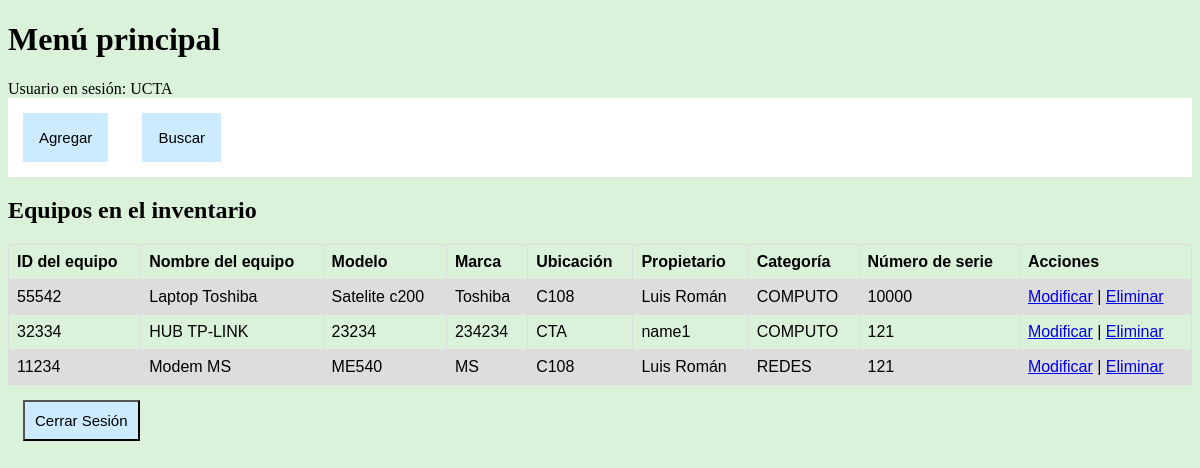
The page /PHP/Menu.php (signed in) on the database its author committed.
### tables this page shows
CREATE TABLE equipos(
			ID_Equipo INT PRIMARY KEY NOT NULL,
			Descripcion VARCHAR(45),
			Modelo VARCHAR(45),
			N_serie VARCHAR(45),
			Ubicacion VARCHAR(45),
			Marca VARCHAR(45),
			ID_Categoria INT NOT NULL,
			ID_Propietario INT NOT NULL,
			ID_Usuario INT NOT NULL,

			FOREIGN KEY (ID_Categoria) REFERENCES categoria (ID_Categoria),
			FOREIGN KEY (ID_Propietario) REFERENCES propietario(ID_Propietario),
			FOREIGN KEY (ID_Usuario) REFERENCES usuarios(ID_Usuario)

		);

CREATE TABLE propietario(
			ID_Propietario INT PRIMARY KEY NOT NULL AUTO_INCREMENT,
			Nombre_Propietario VARCHAR(45),
			Telefono DOUBLE,
			Aula VARCHAR(20)
		);

create table categoria(
			ID_Categoria INT PRIMARY KEY NOT NULL AUTO_INCREMENT,
			Nombre_Categoria VARCHAR(45)

		);

### PHP/Consultas.php (the view, shortened to what this page needs)
<!doctype html>
<html lang="es">
<head>
    <link rel="stylesheet" href="../css/TablaAll.css">
</head>
<body>
</body>
</html>
<?php
function consultarTodo($conn)
{
    $usuario = $_SESSION["usuario"];
    $stmn = "SELECT ID_Equipo, Modelo, N_serie, Ubicacion, Marca, Descripcion, Nombre_Categoria, Nombre_Propietario FROM equipos inner join
  categoria c on equipos.ID_Categoria = c.ID_Categoria inner join propietario p on equipos.ID_Propietario = p.ID_Propietario ORDER BY ID_Equipo DESC";
    $result = $conn->query($stmn);
    echo "<h2>Equipos en el inventario</h2>";
    echo "<table><tr><th>ID del equipo</th> <th>Nombre del equipo</th> <th>Modelo</th><th>Marca</th><th>Ubicación</th><th>Propietario</th><th>Categoría</th><th>Número de serie</th><th>Acciones</th></tr>";
    if ($result->num_rows > 0) {
        while ($fila = $result->fetch_assoc()) {
            echo "<tr><td>" . $fila["ID_Equipo"] . "</td>";
            echo "<td>" . $fila["Descripcion"] . "</td>";
            echo "<td>" . $fila["Modelo"] . "</td>";
            echo "<td>" . $fila["Marca"] . "</td>";
            echo "<td>" . $fila["Ubicacion"] . "</td>";
            echo "<td>" . $fila["Nombre_Propietario"] . "</td>";
            echo "<td>" . $fila["Nombre_Categoria"] . "</td>";
            echo "<td>" . $fila["N_serie"] . "</td>";
            echo "<td><a href=\"Modificar.php?id=$fila[ID_Equipo]\">Modificar</a> | <a href=\"Eliminar.php?id=".$fila['ID_Equipo']."&id_user=".$usuario."\" onClick=\"return confirm('¿Está seguro que desea eliminar el registro?')\">Eliminar</a></td></tr>";
        }
    }else{
        echo "No se encontraron equipos en el inventario";
    }
    echo "</table>";
}

### PHP/Menu.php (shortened to what this page needs)
<!doctype html>
<html lang="es">
<head>
    <link rel="stylesheet" href="../css/TablaAll.css">
</head>
<body style="background-color: #d9f2d9">
<h1>Menú principal</h1>
<?php
$user = $_SESSION['usuario'];
echo "Usuario en sesión: \n".$user;
?>
<div style="background-color: white">
    <div class="dropdown" >
        <button class="dropbt">Agregar</button>
    </div>
    <div class="dropdown" >
        <button class="dropbt">Buscar</button>
    </div>
</div>
<?php
require "libs/Conexion.php";
require "Consultas.php";
consultarTodo($conn);
?>
    <form action="libs/CerrarSesion.php" method="post">
        <button>Cerrar Sesión</button>
    </form>
</body>
</html>

### css/TablaAll.css (style rules this page uses)
table { font-family: arial, sans-serif; border-collapse: collapse; width: 100%; }
td, th { border: 1px solid #dddddd; text-align: left; padding: 8px; }
tr:nth-child(even) { background-color: #dddddd; }

### PHP/Menu.php (style rules this page uses)
button { padding: 10px; margin: 15px; background-color: #ccebff; color: black; font-size: 15px; }
.dropbt { color: black; padding: 16px; cursor: pointer; border:none; }
.dropdown { position: relative; display: inline-block; color: white; }

### rows shown on the page
equipos: ID_Equipo "55542", Descripcion "Laptop Toshiba", Modelo "Satelite c200", Marca "Toshiba", Ubicacion "C108", ID_Propietario.Nombre_Propietario "Luis Román", ID_Categoria.Nombre_Categoria "COMPUTO", N_serie "10000"
equipos: ID_Equipo "32334", Descripcion "HUB TP-LINK", Modelo "23234", Marca "234234", Ubicacion "CTA", ID_Propietario.Nombre_Propietario "name1", ID_Categoria.Nombre_Categoria "COMPUTO", N_serie "121"
equipos: ID_Equipo "11234", Descripcion "Modem MS", Modelo "ME540", Marca "MS", Ubicacion "C108", ID_Propietario.Nombre_Propietario "Luis Román", ID_Categoria.Nombre_Categoria "REDES", N_serie "121"

### other values the page prints
$user "UCTA"
